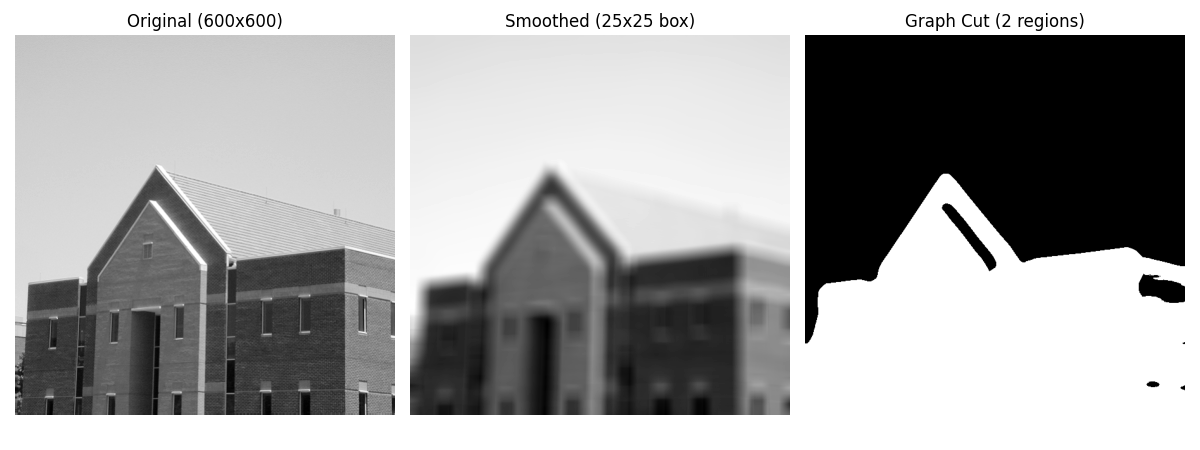

Reproduce this figure in Python.
import os
import sys
import numpy as np
import matplotlib.pyplot as plt
from skimage.io import imread
from scipy.ndimage import uniform_filter
from skimage.transform import resize

# Add project root so this script runs directly from any working directory.
ROOT = os.path.abspath(os.path.join(os.path.dirname(__file__), '..', '..'))
if ROOT not in sys.path:
    sys.path.insert(0, ROOT)

from libDIPUM.nCutSegmentation import nCutSegmentation
from libDIPUM.mat2gray import mat2gray
from libDIPUM.data_path import dip_data


# Data
image_path = dip_data('building-600by600.tif')
f_raw = imread(image_path)

# Ensure grayscale
if f_raw.ndim == 3:
    f = f_raw.mean(axis=2)
else:
    f = f_raw.astype(float)

f = mat2gray(f)

# Smoothing
print('Applying smoothing (25x25)...')
I_smooth = uniform_filter(f, size=25, mode='nearest')

# Segment as in MATLAB example (half scale).
print('Running nCutSegmentation (sf=0.5)...')
S = nCutSegmentation(I_smooth, 2, sf=0.5)

# Force a clean binary map (0/1) with foreground in white.
labels = np.unique(S)
if labels.size != 2:
    raise RuntimeError(f'Expected 2 regions, got {labels.size}')

# Use a point near the bottom-center as foreground cue (building/hill region).
r0 = int(0.85 * S.shape[0])
c0 = int(0.50 * S.shape[1])
fg_label = S[r0, c0]
S_low_bin = (S == fg_label)

# Hybrid refinement:
# Keep robust low-res cut, but recover sharper 600x600 boundary by
# transferring class intensity statistics to full-resolution smoothed image.
I_low = resize(I_smooth, S.shape, order=1, preserve_range=True, anti_aliasing=True)
fg_mean = float(I_low[S_low_bin].mean())
bg_mean = float(I_low[~S_low_bin].mean())
t = 0.5 * (fg_mean + bg_mean)

if fg_mean >= bg_mean:
    Shalf = (I_smooth >= t).astype(float)
else:
    Shalf = (I_smooth < t).astype(float)

# Display
fig, axes = plt.subplots(1, 3, figsize=(12, 4.5))
axes[0].imshow(f, cmap='gray')
axes[0].set_title('Original (600x600)')
axes[0].axis('off')

axes[1].imshow(I_smooth, cmap='gray')
axes[1].set_title('Smoothed (25x25 box)')
axes[1].axis('off')

axes[2].imshow(Shalf, cmap='gray', vmin=0, vmax=1)
axes[2].set_title('Graph Cut (2 regions)')
axes[2].axis('off')

plt.tight_layout()
plt.savefig('Figure1058.png')
print('Saved Figure1058.png')
plt.show()
